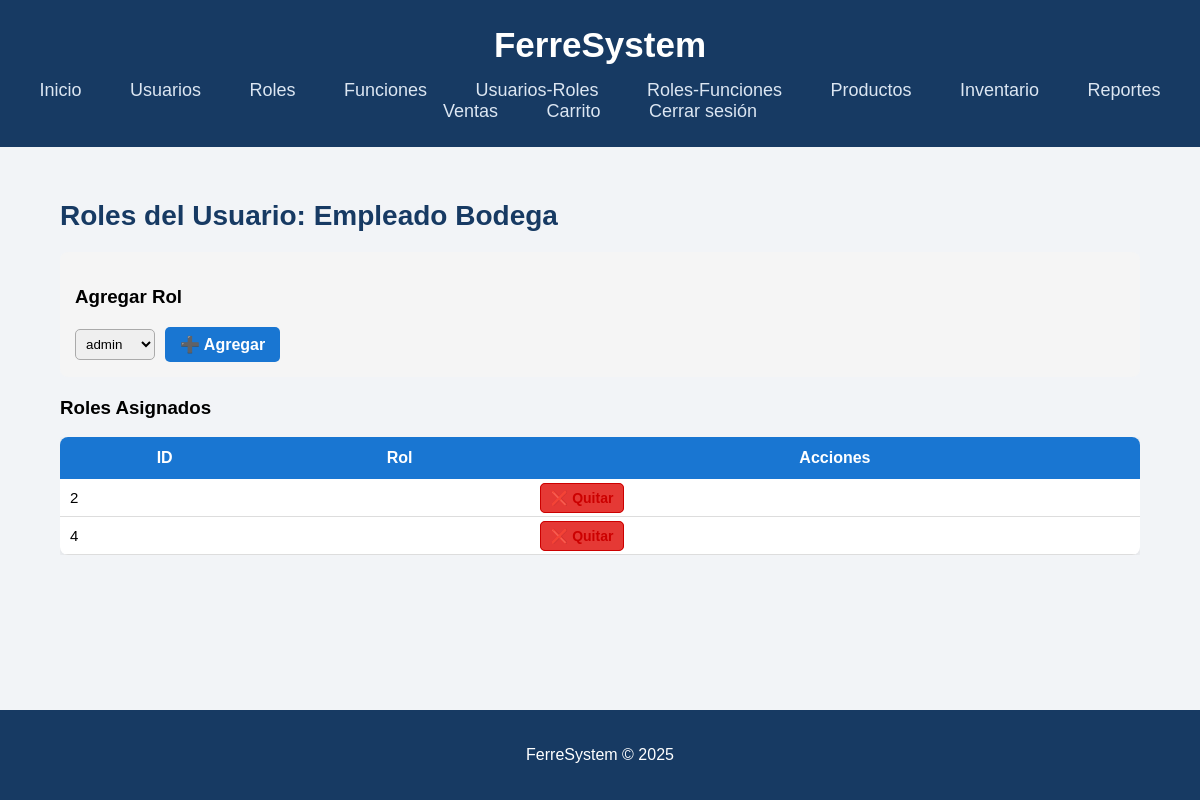
Screenshot of /?controller=user&action=roles&id=2 (signed in) with the database file from the repository.
### tables this page shows
CREATE TABLE `users` (
  `id` int(11) NOT NULL,
  `name` varchar(100) NOT NULL,
  `email` varchar(120) NOT NULL,
  `password_hash` varchar(255) NOT NULL,
  `active` tinyint(1) DEFAULT 1,
  `created_at` timestamp NOT NULL DEFAULT current_timestamp()
);

CREATE TABLE `user_role` (
  `id` int(11) NOT NULL,
  `user_id` int(11) NOT NULL,
  `role_id` int(11) NOT NULL,
  `active` tinyint(1) DEFAULT 1
);

### src/Controllers/User/UserController.php (called while the page is built, shortened)
<?php
class UserController
{
    public function roles()
    {
        $userId = intval($_GET["id"]);
        $daoUser     = new UserDAO();
        $daoRole     = new RoleDAO();
        $daoUserRole = new UserRoleDAO();
        $user = $daoUser->getById($userId);
        $roles    = $daoRole->getAll();
        $assigned = $daoUserRole->getRolesByUser($userId);
        require __DIR__ . "/../../Views/users/roles.php";
        require __DIR__ . "/../../Views/layout.php";
    }
}

### src/Config/Database.php (called while the page is built, shortened)
<?php
class Database {
    private static $host = "localhost";
    private static $db   = "ferresystem_db";
    private static $user = "root";
    private static $pass = "";
    private static $conn = null;
    public static function connect() {
        if (self::$conn === null) {
            try {
                self::$conn = new PDO(
                    "mysql:host=" . self::$host . ";dbname=" . self::$db . ";charset=utf8mb4",
                    self::$user,
                    self::$pass
                );
                self::$conn->setAttribute(PDO::ATTR_ERRMODE, PDO::ERRMODE_EXCEPTION);
            } catch (PDOException $e) {
                die(" Error de conexión: " . $e->getMessage());
            }
        }
        return self::$conn;
    }
}

### src/DAO/User/UserDAO.php (called while the page is built, shortened)
<?php
class UserDAO
{
    private $db;
    public function __construct()
    {
        $this->db = Database::connect();
    }
    public function getById($id)
    {
        $sql = "SELECT * FROM users WHERE id = :id LIMIT 1";
        $stm = $this->db->prepare($sql);
        $stm->execute([":id" => $id]);
        return $stm->fetch(PDO::FETCH_ASSOC);
    }
}

### src/DAO/Role/RoleDAO.php (called while the page is built, shortened)
<?php
class RoleDAO {
    private $db;
    public function __construct() {
        $this->db = Database::connect();
    }
    public function getAll() {
        $sql = "SELECT * FROM roles ORDER BY id ASC";
        return $this->db->query($sql)->fetchAll(PDO::FETCH_ASSOC);
    }
}

### src/DAO/UserRole/UserRoleDAO.php (called while the page is built, shortened)
<?php
class UserRoleDAO
{
    private $db;
    public function __construct()
    {
        $this->db = Database::connect();
    }
    public function getRolesByUser($userId)
    {
        $sql = "
            SELECT
                ur.id,
                r.name AS role_name
            FROM user_role ur
            INNER JOIN roles r ON ur.role_id = r.id
            WHERE ur.user_id = :userId
        ";
        $stm = $this->db->prepare($sql);
        $stm->execute([":userId" => $userId]);
        return $stm->fetchAll(PDO::FETCH_ASSOC);
    }
}

### src/Views/users/roles.php (the view, shortened to what this page needs)
<h2 class="title-page">Roles del Usuario: <?= $user['name'] ?></h2>
<div class="card-box">
    <h3>Agregar Rol</h3>
    <form method="POST" action="?controller=user&action=addRole" class="form-inline">
        <select name="role_id" class="select-role" required>
            <?php foreach ($roles as $r): ?>
                <option value="<?= $r['id'] ?>"><?= $r['name'] ?></option>
            <?php endforeach; ?>
        </select>
        <button type="submit" class="btn-primary">
            ➕ Agregar
        </button>
    </form>
</div>
<h3 class="subtitle">Roles Asignados</h3>
<div class="table-container">
    <table class="styled-table">
        <thead>
            <tr>
                <th>ID</th>
                <th>Rol</th>
                <th>Acciones</th>
            </tr>
        </thead>
        <tbody>
            <?php foreach ($assigned as $a): ?>
            <tr>
                <td><?= $a["id"] ?></td>
                <td><?= $a["name"] ?></td>
                <td class="actions">
                    <a class="action-btn danger"
                       href="?controller=user&action=removeRole&id=<?= $a['id'] ?>&user_id=<?= $user['id'] ?>">
                        ❌ Quitar
                    </a>
                </td>
            </tr>
            <?php endforeach; ?>
        </tbody>
    </table>
</div>

### public/css/styles.css (style rules this page uses)
html, body { height: 100%; margin: 0; }
body { display: flex; flex-direction: column; font-family: Arial, sans-serif; background: #f2f4f7; color: #000 !important; }
h2 { font-size: 28px; color: #173a63; margin-bottom: 20px; }
table { width: 100%; border-collapse: collapse; background: white; border-radius: 8px; overflow: hidden; box-shadow: 0px 0px 8px rgba(0,0,0,0.1); }
table th { background: #173a63; color: white !important; padding: 12px; font-size: 16px; }
table td { padding: 12px; border-bottom: 1px solid #ddd; font-size: 15px; color: #000 !important; }
table td a { color: #173a63 !important; font-weight: bold; text-decoration: none; }
.actions a { margin-right: 12px; font-weight: bold; text-decoration: none; padding: 6px 10px; border-radius: 5px; color: #173a63 !important; border: 1px solid #173a63; }
.actions .danger { border-color: #cc0000; color: #cc0000 !important; }
.btn-primary { background: #173a63; color: white !important; padding: 10px 20px; border-radius: 6px; font-size: 16px; border: none; cursor: pointer; }

### src/Views/users/roles.php (style rules this page uses)
.title-page { margin-bottom: 20px; }
.subtitle { margin-top: 20px; }
.card-box { padding: 15px; background: #f5f5f5; border-radius: 8px; margin-bottom: 20px; }
.form-inline { display: flex; gap: 10px; align-items: center; }
.select-role { padding: 6px; border-radius: 5px; border: 1px solid #aaa; }
.btn-primary { padding: 8px 15px; border-radius: 5px; background: #1976d2; color: white; border: none; cursor: pointer; font-weight: bold; }
.table-container { width: 100%; overflow-x: auto; }
.styled-table { width: 100%; border-collapse: collapse; background: #fff; border-radius: 8px; overflow: hidden; box-shadow: 0 2px 8px rgba(0,0,0,0.1); }
.styled-table th { background: #1976d2; color: white; padding: 12px; }
.styled-table td { padding: 10px; border-bottom: 1px solid #ddd; }
.actions a { text-decoration: none; }
.action-btn { padding: 6px 10px; border-radius: 5px; font-size: 14px; }
.danger { background: #e53935; color: #fff; }

### rows the page displays
users: name "Empleado Bodega"
user_role: id "2"
user_role: id "4"

### other values shown
form field role_id "admin"
